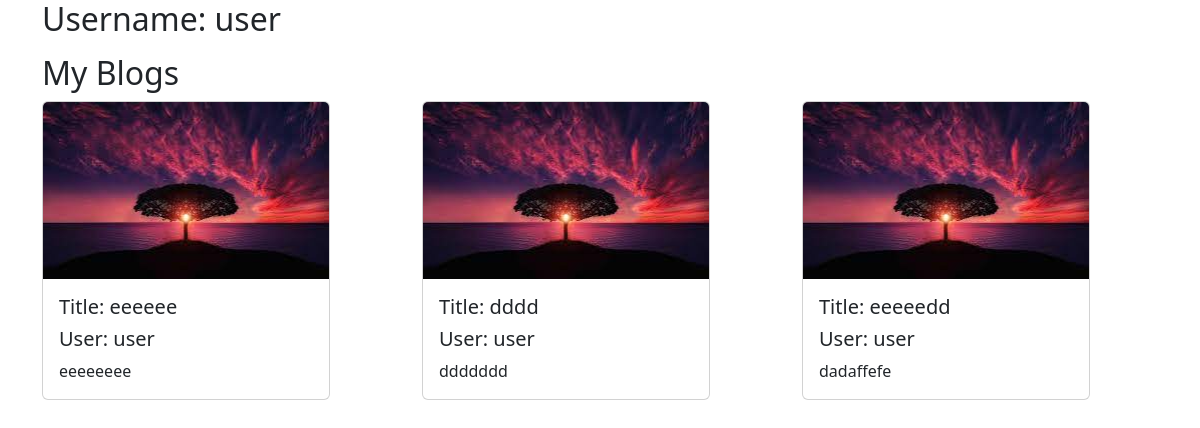
The page /profile/ (signed in) on the database its author committed.
### blogs/models.py (models this page shows)
class Blog(models.Model):
    title = models.CharField(max_length=255)
    user = models.ForeignKey(CustomUser, on_delete=models.CASCADE)
    content = models.CharField(max_length=255)
    date = models.DateTimeField(auto_now_add=True)
    last_change = models.DateTimeField(auto_now=True)

class CustomUser(AbstractUser):
    blocked_users = models.ManyToManyField('self',related_name='blocked_by',null=True,blank=True)

### blogs/views.py (the view)
# urls.py: path("profile/", profile, name="profile"),
def profile(request):
    queryset = Blog.objects.all()
    filtered = []
    for blog in queryset:
        if request.user == blog.user:
            filtered.append(blog)
    context = {"blogs": filtered,"user":request.user}
    return render(request, "profile.html", context=context)

### templates/profile.html (shortened to what this page needs)
{% extends "base_generic.html" %}
{% block content %}
    <h2>Username: {{user.username }}</h2>
    <h2>My Blogs</h2>
    <div class="row row-cols-1 row-cols-md-3 g-4" id="cards">
	{% for blog in blogs %}
        <div class="col">
		<div class="card" style="width: 18rem;">
        <img class="card-img-top" alt="Card image cap">
  		<div class="card-body">
    		<h5 class="card-title">Title: {{blog.title}}</h5>
            <h5 class="card-title">User: {{blog.user.username}}</h5>
    		<p class="card-text">{{blog.content}}</p>
  		</div>
		</div>
        </div>
	{% endfor %}
    </div>
{% endblock %}

### rows shown on the page
Blog: title "eeeeee", user.username "user", content "eeeeeeee"
Blog: title "dddd", user.username "user", content "ddddddd"
Blog: title "eeeeedd", user.username "user", content "dadaffefe"
